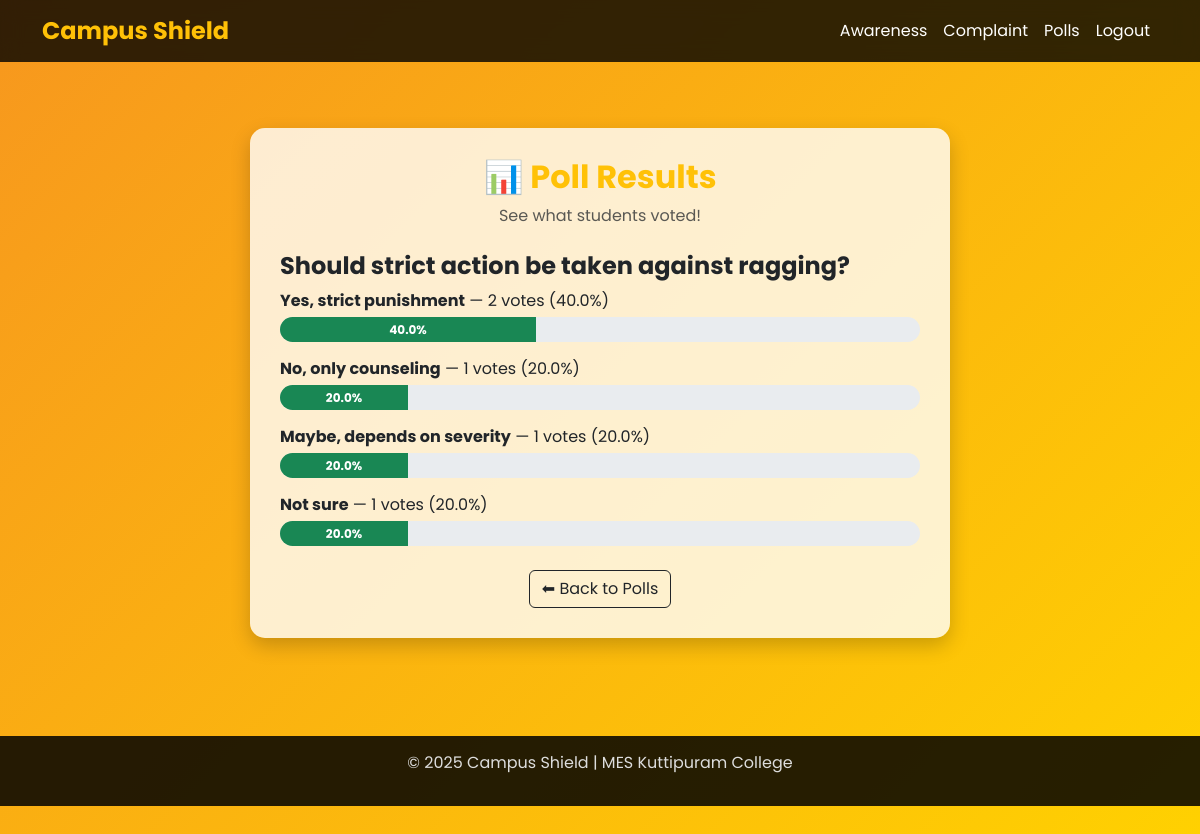
The app's page /polls/1/results (signed in) with its own data.
### app.py (models this page shows)
class Poll(db.Model):
    id = db.Column(db.Integer, primary_key=True)
    question = db.Column(db.String(255))
    option1 = db.Column(db.String(100))
    option2 = db.Column(db.String(100))
    option3 = db.Column(db.String(100))
    option4 = db.Column(db.String(100))

### app.py (the view)
@app.route("/polls/<int:poll_id>/results")
@login_required
def poll_results(poll_id):
    poll = Poll.query.get_or_404(poll_id)
    votes = Vote.query.filter_by(poll_id=poll_id).all()
    results = {poll.option1: 0, poll.option2: 0, poll.option3: 0, poll.option4: 0}
    for v in votes:
        if v.option in results:
            results[v.option] += 1
    return render_template("polls/results.html", poll=poll, results=results)

### app.py (called while the page is built)
@login_manager.user_loader
def load_user(user_id):
    return User.query.get(int(user_id))

### templates/polls/results.html (shortened to what this page needs)
{% extends "base.html" %}
{% block content %}
<div class="container py-5">
  <div class="results-box">
    <div class="text-center mb-4">
      <h2 class="fw-bold text-warning">📊 Poll Results</h2>
      <p class="text-muted">See what students voted!</p>
    </div>
    <h4 class="fw-bold">{{ poll.question }}</h4>
    {% set total = results.values()|sum %}
    {% for option, count in results.items() %}
      {% if option %}
        {% set percent = (count / total * 100) if total > 0 else 0 %}
        <p class="mb-1"><strong>{{ option }}</strong> — {{ count }} votes ({{ percent|round(1) }}%)</p>
        <div class="progress">
          <div class="progress-bar bg-success" role="progressbar" style="width: {{ percent }}%">
            {{ percent|round(1) }}%
          </div>
        </div>
      {% endif %}
    {% endfor %}
    <div class="text-center mt-4">
      <a href="{{ url_for('polls') }}" class="btn btn-outline-dark">⬅ Back to Polls</a>
    </div>
  </div>
</div>
{% endblock %}

### templates/base.html (shortened to what this page needs)
<!DOCTYPE html>
<html lang="en">
<head>
  <link href="https://cdn.jsdelivr.net/npm/bootstrap@5.3.3/dist/css/bootstrap.min.css" rel="stylesheet">
</head>
<body>
  <nav class="navbar navbar-expand-lg fixed-top">
    <div class="container">
      <a class="navbar-brand" href="{{ url_for('home') }}">Campus Shield</a>
      <div class="collapse navbar-collapse" id="navbarNav">
        <ul class="navbar-nav ms-auto">
          {% if current_user.is_authenticated %}
            <li class="nav-item"><a class="nav-link" href="{{ url_for('awareness') }}">Awareness</a></li>
            <li class="nav-item"><a class="nav-link" href="{{ url_for('complaint') }}">Complaint</a></li>
            <li class="nav-item"><a class="nav-link" href="{{ url_for('polls') }}">Polls</a></li>
            <li class="nav-item"><a class="nav-link" href="{{ url_for('logout') }}">Logout</a></li>
          {% else %}
            <li class="nav-item"><a class="nav-link" href="{{ url_for('login') }}">Login</a></li>
            <li class="nav-item"><a class="nav-link" href="{{ url_for('register') }}">Register</a></li>
          {% endif %}
        </ul>
      </div>
    </div>
  </nav>
  <main>
    {% block content %}{% endblock %}
  </main>
  <footer>
    <div class="container">
      <p>© {{ current_year if current_year else "2025" }} Campus Shield | MES Kuttipuram College</p>
    </div>
  </footer>
</body>
</html>

### templates/base.html (style rules this page uses)
body { font-family: "Poppins", sans-serif; background: #f4f6f9; margin: 0; padding: 0; }
.navbar { background: rgba(0, 0, 0, 0.8); backdrop-filter: blur(10px); }
.navbar-brand { font-weight: 700; font-size: 1.5rem; color: #ffc107 !important; }
.nav-link { color: white !important; transition: 0.3s; }
footer { background: rgba(0, 0, 0, 0.85); color: #ddd; padding: 15px 0; margin-top: 50px; text-align: center; }

### templates/polls/results.html (style rules this page uses)
body { background: linear-gradient(135deg, #f7971e, #ffd200); min-height: 100vh; }
.results-box { background: #ffffffcc; border-radius: 15px; padding: 30px; max-width: 700px; margin: auto; box-shadow: 0px 8px 20px rgba(0, 0, 0, 0.2); }
.progress { height: 25px; border-radius: 20px; margin-bottom: 15px; }
.progress-bar { font-weight: bold; }

### records on screen
Poll: question "Should strict action be taken against ragging?", option1 "Yes, strict punishment", count "2", percent "40.0", option2 "No, only counseling", id "1", percent "20.0", option3 "Maybe, depends on severity", option4 "Not sure"

### other values on screen
{{ current_year if current_year else "2025" }} "2025"
